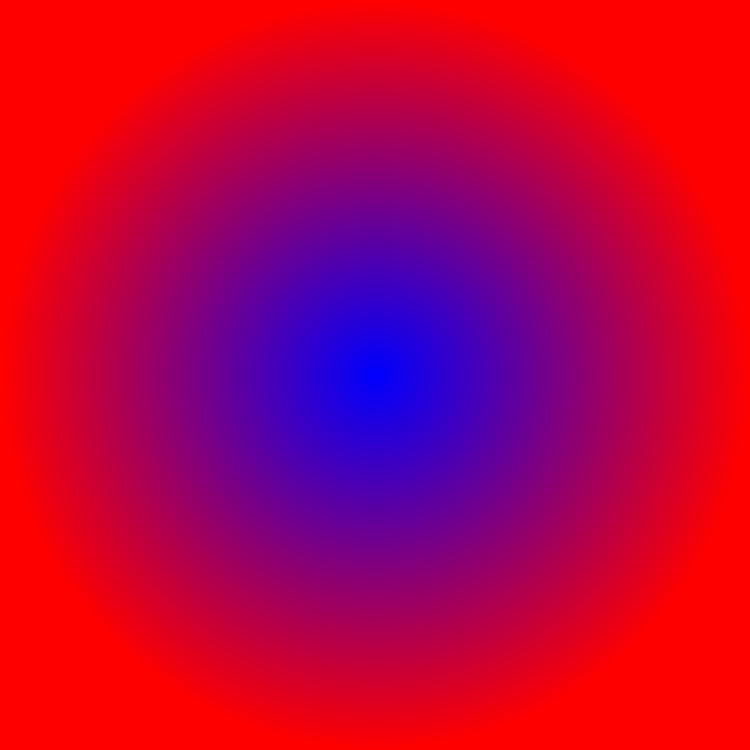
Frame 1 (no input)
Frame 2 (the mouse pressed at the canvas centre, redrawn once): identical to frame 1, image omitted

The Processing sketch that drew this single still picture (run headless with seeded random() and noise(); the mouse was pressed at the canvas centre and the sketch redrawn once):

// Processing sketch: Chapter03_05
// ── Chapter03_05.pde
PImage img;

void setup() {
  size(750, 750);
  img = createImage(width, height, ARGB);
  noLoop();
}

void draw() {
  background(0);
  img.loadPixels();
  float distMax = max(img.width/2, img.height/2);
  PVector ctr = new PVector(img.width/2, img.height/2);
  for (int y=0; y<img.height; y++) {
    int rows = y*img.width;
    for (int x=0; x<img.width; x++) {
      float d = distance(ctr, new PVector(x, y));
      float c = map(d, 0, distMax, 0, 255);
      color col = color(c, 0, 255-c);
      img.pixels[rows+x] = col;
    }
  }
  img.updatePixels();
  image(img, 0, 0);
}

float distance(PVector p1, PVector p2) {
  float d = p1.dist(p2);
  return d;
}
